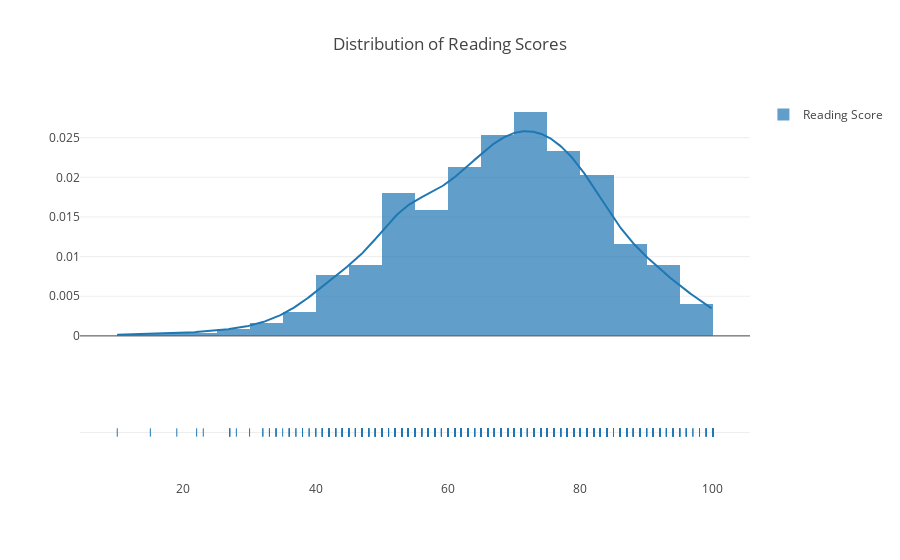

Notebook code for this chart:
### Code cell
## For Writing Scores
write_scores = df['writing score'].tolist()
hist_data = [write_scores]
group_labels = ['Reading Score'] 

# Create a distplot
fig2 = ff.create_distplot(hist_data, group_labels, bin_size=5, show_rug=True)
fig2.update_layout(title_text = 'Distribution of Reading Scores')
fig2.show()

### Figure 1 — Plotly figure (JSON) as saved in the notebook; plotly's stock layout.template omitted (floating-point values rounded to 4 significant figures; data arrays with more than 128 entries replaced by an {"elided": "..."} marker saying what was removed)
{"data": [{"histnorm": "probability density", "legendgroup": "Reading Score", "marker": {"color": "rgb(31, 119, 180)"}, "name": "Reading Score", "opacity": 0.7, "type": "histogram", "x": {"elided": "1000 int values"}, "xaxis": "x", "xbins": {"end": 100, "size": 5, "start": 10}, "yaxis": "y"}, {"legendgroup": "Reading Score", "marker": {"color": "rgb(31, 119, 180)"}, "mode": "lines", "name": "Reading Score", "showlegend": false, "type": "scatter", "x": {"elided": "500 float values"}, "xaxis": "x", "y": {"elided": "500 float values"}, "yaxis": "y"}, {"legendgroup": "Reading Score", "marker": {"color": "rgb(31, 119, 180)", "symbol": "line-ns-open"}, "mode": "markers", "name": "Reading Score", "showlegend": false, "type": "scatter", "x": {"elided": "1000 int values"}, "xaxis": "x", "y": {"elided": "1000 str values"}, "yaxis": "y2"}], "layout": {"autosize": true, "barmode": "overlay", "hovermode": "closest", "legend": {"traceorder": "reversed"}, "title": {"text": "Distribution of Reading Scores"}, "xaxis": {"anchor": "y2", "autorange": true, "domain": [0, 1], "range": [4.512, 105.5], "type": "linear", "zeroline": false}, "yaxis": {"anchor": "free", "autorange": true, "domain": [0.35, 1], "position": 0, "range": [-0.001401, 0.02975], "type": "linear"}, "yaxis2": {"anchor": "x", "autorange": true, "domain": [0, 0.25], "dtick": 1, "range": [-1, 1], "showticklabels": false, "type": "category"}}}
